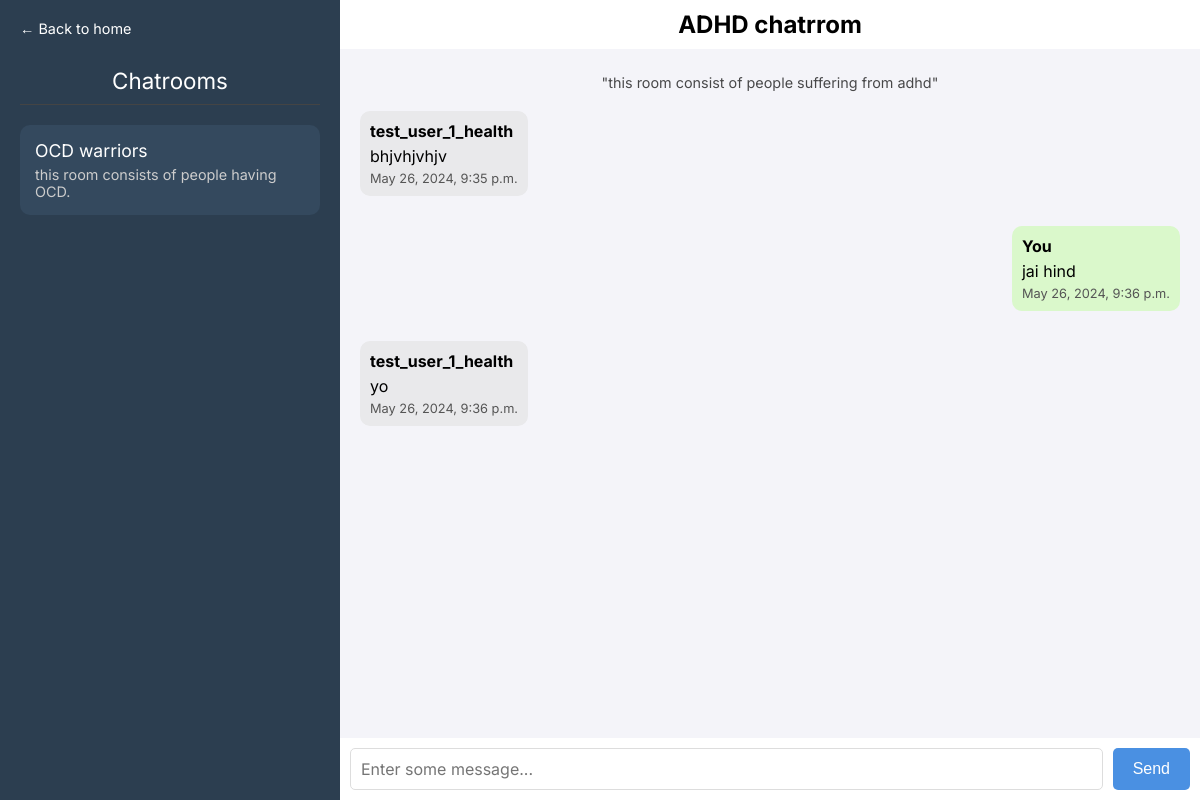
The app's page /main/chatroom/2ftf23t (signed in), older data.
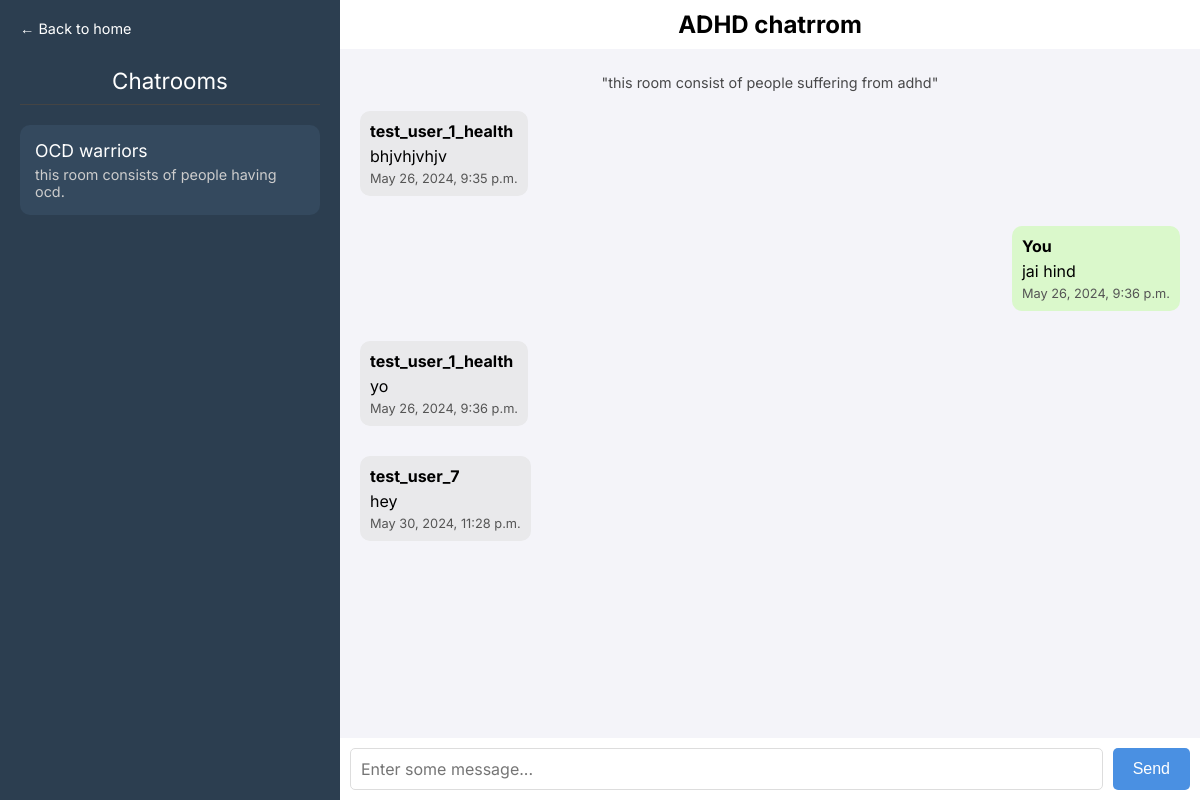
The same page, newer data.
### main/models.py (models this page shows, shortened)
class Chatroom(models.Model) :
    code =  models.CharField(max_length=7)
    name = models.CharField(max_length=20, unique=True)
    desc = models.TextField(max_length=500)

class messages(models.Model) :
    chatroom = models.ForeignKey(Chatroom, on_delete=models.CASCADE, blank=True, null=True)
    content = models.TextField(max_length=1000)
    sender = models.ForeignKey(user_profile, on_delete=models.CASCADE)
    is_seen = models.BooleanField(default=0)
    date_time = models.DateTimeField(auto_now=True)

### userprofiles/models.py (models this page shows, shortened)
class user_profile(models.Model) :
    user = models.ForeignKey(User, on_delete=models.CASCADE)
    bio = models.TextField(max_length=300)

### main/views.py (the view, shortened to what this page needs)
# urls.py: path('chatroom/<slug:roomcode>',views.chatroomview, name = 'chatroom'),
@login_required(login_url=loginview)
def chatroomview(request, roomcode) :
    user_profile_instance = user_profile.objects.get(user=request.user)
    chatroom = Chatroom.objects.get(code = roomcode)
    messages_list = messages.objects.filter(chatroom = chatroom)
    form = chatmessagecreationform(request.POST)
    joined_chatrooms = Chatroom.objects.filter(joinedchatrooms__user=user_profile_instance)
    context = {
        'chatroom' : chatroom,
        'user' : request.user,
        'messages' : messages_list,
        'form' : form,
        'roomcode' :roomcode,
        'joined_chatrooms' : joined_chatrooms,
    }
    return render(request, 'chatroom.html', context=context)

### main/forms.py
class chatmessagecreationform(forms.ModelForm):
    class Meta:
        model = messages
        fields = ['content']

### main/templates/chatroom.html (shortened to what this page needs)
{% load static %}
<!DOCTYPE html>
<html lang="en">
  <head>
    <link rel="stylesheet" href="{% static 'css/chatroom.css' %}" />
  </head>
  <body>
    <div class="sidebar" id="sidebar">
      <div class="gohome-heading"><a href="/main">← Back to home</a></div>
      <div class="sidebar-heading">Chatrooms</div>
      <ul class="chatroom-list">
        {% for jc in joined_chatrooms %} {% if jc.name == chatroom.name %}
        <li>
          <a>
            <div class="chatroom-box" style="background-color: #3b5998">
              <a href="/main/chatroom/{{jc.code}}" class="chatroom-link"
                >{{jc.name}}</a
              >
              <div class="chatroom-description-small">{{jc.desc}}</div>
            </div>
          </a>
        </li>
        {% else %}
        <li>
          <a>
            <div class="chatroom-box">
              <a href="/main/chatroom/{{jc.code}}" class="chatroom-link"
                >{{jc.name}}</a
              >
              <div class="chatroom-description-small">{{jc.desc}}</div>
            </div>
          </a>
        </li>
        {% endif %} {% endfor %}
      </ul>
    </div>
    <div class="chatroom-container">
      <div class="chatroom-heading">{{chatroom.name}}</div>
      <div id="scrollable-div">
        <div id="chats">
          <div
            class="chatroom-description-small"
            style="color: black; text-align: center; opacity: 0.7"
          >
            "{{chatroom.desc}}"
          </div>
          {% for msg in messages %}
          <br />
          {% if msg.sender.user.username == user.username %}
          <div class="message sent-by-me">
            <div class="message-sender">You</div>
            <div class="message-content">{{msg.content}}</div>
            <div class="message-timestamp">{{msg.date_time}}</div>
          </div>
          {% else %}
          <div class="message received">
            <div class="message-sender">{{msg.sender.user.username}}</div>
            <div class="message-content">{{msg.content}}</div>
            <div class="message-timestamp">{{msg.date_time}}</div>
          </div>
          {% endif %} {% endfor %}
        </div>
      </div>
      <form method="post" class="input-section" id="msg_send_form">
        {% csrf_token %} {{form.content}}
        <button class="send-button" type="submit">Send</button>
      </form>
    </div>
  </body>
</html>

Row changes from the older to the newer data that the page shows:
changed Chatroom "OCD warriors": desc "this room consists of people having OCD." → "this room consists of people having ocd."
added messages: sender.user.username "test_user_7", content "hey", date_time "May 30, 2024, 11:28 p.m."
